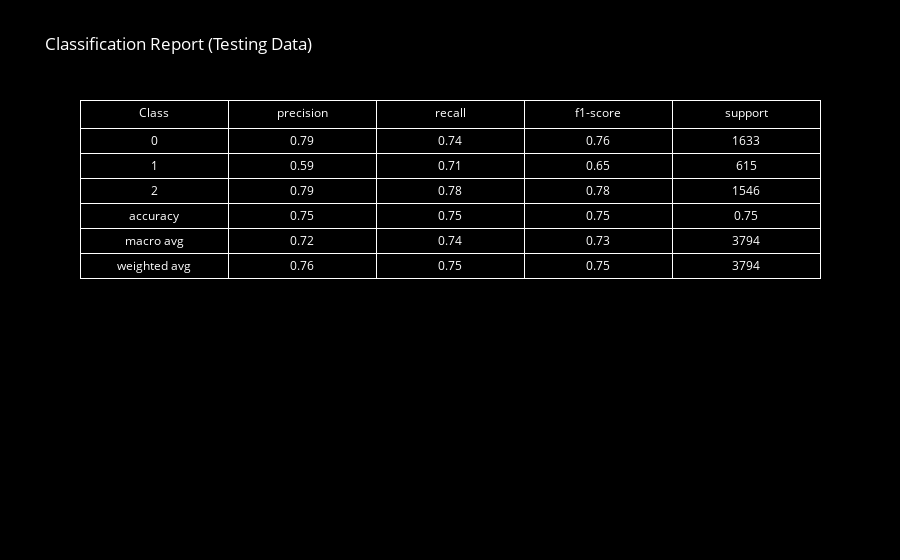

The notebook cell this image was saved under:
### Code cell
report_dict = classification_report(y_test, y_pred, output_dict=True)

report_df = pd.DataFrame(report_dict).transpose()
report_df = report_df.round(2)

fig = go.Figure(data=[go.Table(
    header=dict(
        values=['Class'] + list(report_df.columns),
        fill_color='black',
        font=dict(color='white', size=12),
        align='center'
    ),
    cells=dict(
        values=[report_df.index] + [report_df[col] for col in report_df.columns],
        fill_color='black',
        font=dict(color='white', size=12),
        align='center',
        height=25
    )
)])

fig.update_layout(
    title="Classification Report (Testing Data)",
    paper_bgcolor='black',
    plot_bgcolor='black',
    font=dict(color='white')
)

fig.show()

### Figure 1 — Plotly figure (JSON) as saved in the notebook; plotly's stock layout.template omitted (floating-point values rounded to 4 significant figures)
{"data": [{"cells": {"align": "center", "fill": {"color": "black"}, "font": {"color": "white", "size": 12}, "height": 25, "values": [["0", "1", "2", "accuracy", "macro avg", "weighted avg"], [0.79, 0.59, 0.79, 0.75, 0.72, 0.76], [0.74, 0.71, 0.78, 0.75, 0.74, 0.75], [0.76, 0.65, 0.78, 0.75, 0.73, 0.75], [1633, 615, 1546, 0.75, 3794, 3794]]}, "header": {"align": "center", "fill": {"color": "black"}, "font": {"color": "white", "size": 12}, "values": ["Class", "precision", "recall", "f1-score", "support"]}, "type": "table"}], "layout": {"font": {"color": "white"}, "paper_bgcolor": "black", "plot_bgcolor": "black", "title": {"text": "Classification Report (Testing Data)"}}}
